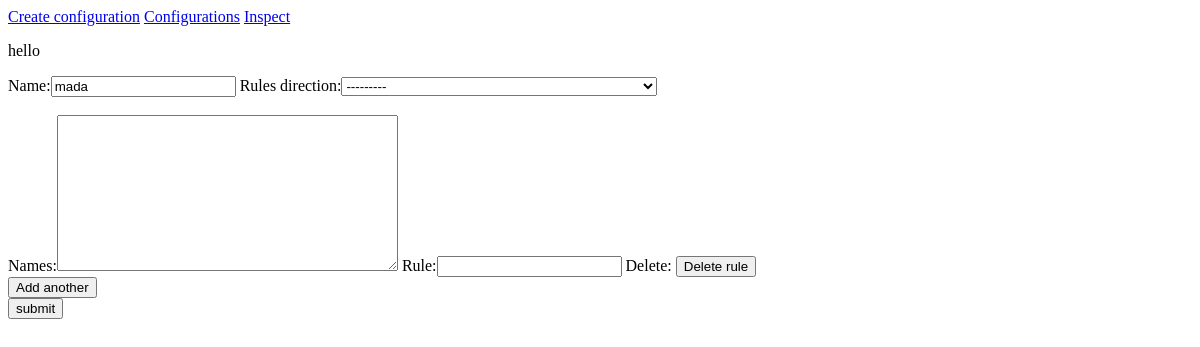
The app's page /update_configuration/2, older data.
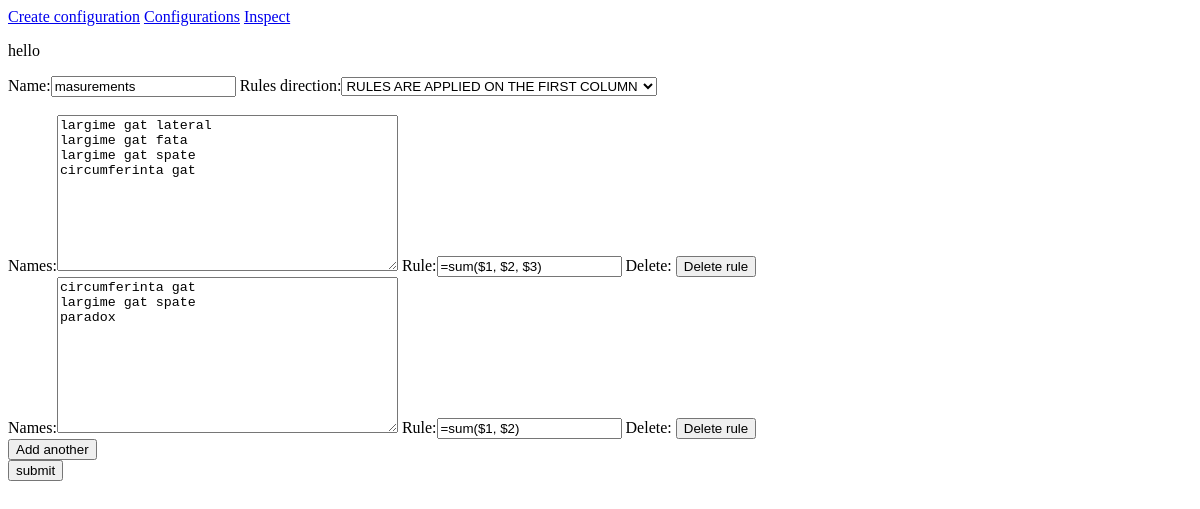
The same page, newer data.
### xml_measurements/models.py (models this page shows, shortened)
class Configuration(models.Model):
    RULES_DIRECTION_TYPES = [("COL", "RULES ARE APPLIED ON THE FIRST COLUMN"),
                             ("ROW", "RULES ARE APPLIED ON THE FIRST ROW")]
    name = models.CharField(max_length=50)
    rules_direction = models.CharField(max_length=4, choices=RULES_DIRECTION_TYPES)

### xml_measurements/views.py (the view)
# urls.py: path('update_configuration/<int:pk>', views.create_update_configuration, name='update_configuration'),
def create_update_configuration(request, pk=None):
    if request.method == 'POST':
        configuration_form = ConfigurationForm(request.POST)
        val_err = ValidationError("")
        try:
            with transaction.atomic():
                if configuration_form.is_valid():
                    configuration = configuration_form.save(commit=False)
                    configuration.pk = pk
                    configuration.save()
                    rule_formset = RuleFormset(request.POST, instance=configuration)
                    if rule_formset.is_valid():
                        rule_formset.save()
                        return redirect('xml_measurements:index')
                    else:
                        raise val_err
        except ValidationError:
            pass
    else:
        initial_conf, initial_rules = None, []
        instance = None
        if pk:
            initial_conf = get_object_or_404(Configuration, pk=pk)
            initial_rules = [model_to_dict(rule) for rule in initial_conf.rule_set.all()]
            instance = initial_conf
            initial_conf = model_to_dict(initial_conf)
        configuration_form = ConfigurationForm(initial=initial_conf)
        rule_formset = RuleFormset(initial=initial_rules, instance=instance)
    context = {
        'configuration_form': configuration_form,
        'rule_formset': rule_formset
    }
    return render(request, 'xml_measurements/index.html', context)

### xml_measurements/templates/xml_measurements/index.html (shortened to what this page needs)
{% extends 'xml_measurements/base.html' %}
{% block content %}
    <p>hello</p>
    <form method="post">
        {{ configuration_form }} <br><br>
        {% load formset_tags %}
        <div id="formset" data-formset-prefix="{{ rule_formset.prefix }}">
            <div data-formset-body>
                {% for form in rule_formset %}
                    <div data-formset-form>
                        {{ form }}
                        <button type="button" data-formset-delete-button>Delete rule</button>
                    </div>
                {% endfor %}
            </div>
            <input type="button" value="Add another" data-formset-add>
        </div>
        <input type="submit" value="submit">
    </form>
{% endblock %}

Row changes from the older to the newer data that the page shows:
changed Configuration: name "mada" → "masurements"; rules_direction "---------" → "RULES ARE APPLIED ON THE FIRST COLUMN"
Text that changed along with them:
form field form: (not shown) → "largime gat lateral largime gat fata largime gat spate circumferinta gat"
form field form: (not shown) → "=sum($1, $2, $3)"
new list line: "Names: Rule: Delete: circumferinta gat largime gat spate paradox =sum($1, $2) Delete rule"
